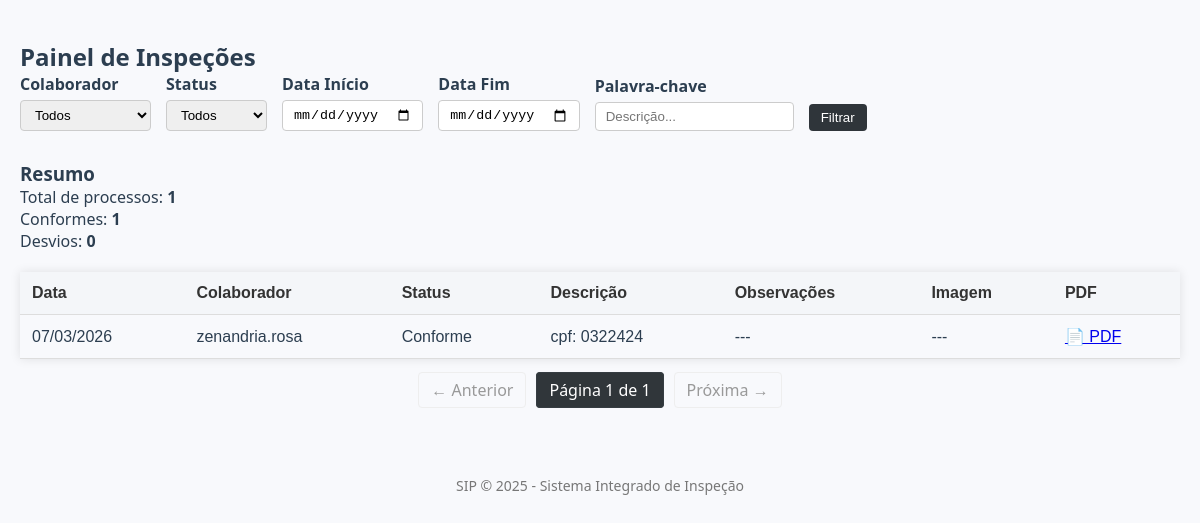
/painel, run on an earlier commit of the app's database.
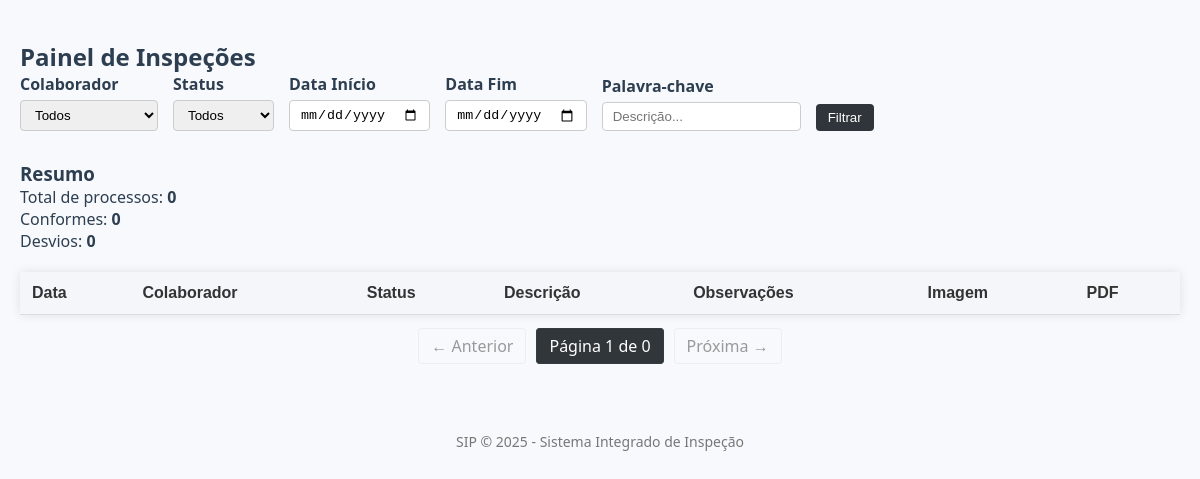
And on a later commit of the database.
### app/models.py (models this page shows)
class Processo(db.Model):
    id = db.Column(db.Integer, primary_key=True)
    colaborador_id = db.Column(db.Integer, db.ForeignKey('colaborador.id'), nullable=False)
    data_analise = db.Column(db.DateTime, nullable=False)
    descricao = db.Column(db.Text, nullable=False)
    status = db.Column(db.String(20), nullable=False)
    observacoes = db.Column(db.Text)
    imagem = db.Column(db.String(200))
    detalhes = db.relationship('DetalhesProcesso', backref='processo', uselist=False)
    imagens = db.relationship(
    'ImagemProcesso',
    backref='processo',
    lazy=True,
    cascade="all, delete-orphan"
)

class Colaborador(db.Model):
    id = db.Column(db.Integer, primary_key=True)
    nome = db.Column(db.String(100), nullable=False)
    email = db.Column(db.String(120), nullable=False, unique=True)
    processos = db.relationship('Processo', backref='colaborador', lazy=True)

### app/routes.py (the view)
@app.route('/painel', methods=['GET'])
def painel():
    colaboradores = Colaborador.query.all()
    colaborador_id = request.args.get('colaborador', type=int)
    data_inicio = request.args.get('data_inicio')
    data_fim = request.args.get('data_fim')
    status = request.args.get('status')
    palavra = request.args.get('palavra')
    page = request.args.get('page', 1, type=int)
    query = Processo.query
    if colaborador_id:
        query = query.filter_by(colaborador_id=colaborador_id)
    if status:
        query = query.filter_by(status=status)
    if palavra:
        query = query.filter(Processo.descricao.ilike(f"%{palavra}%"))
    if data_inicio:
        query = query.filter(Processo.data_analise >= data_inicio)
    if data_fim:
        query = query.filter(Processo.data_analise <= data_fim)
    total = query.count()
    conformes = query.filter_by(status='Conforme').count()
    desvios = query.filter_by(status='Desvio').count()
    processos = query.order_by(Processo.data_analise.desc()).paginate(page=page, per_page=10)
    return render_template('painel.html',
                           colaboradores=colaboradores,
                           colaborador_id=colaborador_id,
                           total=total,
                           conformes=conformes,
                           desvios=desvios,
                           processos=processos)

### app/templates/painel.html (shortened to what this page needs)
{% extends 'base.html' %}
{% block content %}
<link rel="stylesheet" href="{{ url_for('static', filename='css/painel_estilo.css') }}">
<h2>Painel de Inspeções</h2>
<form method="get" class="filtros">
    <div>
        <label for="colaborador">Colaborador</label>
        <select name="colaborador">
            <option value="">Todos</option>
        </select>
    </div>
    <div>
        <label for="status">Status</label>
        <select name="status">
            <option value="">Todos</option>
        </select>
    </div>
    <div>
        <label for="data_inicio">Data Início</label>
        <input type="date" name="data_inicio" value="{{ request.args.get('data_inicio', '') }}">
    </div>
    <div>
        <label for="data_fim">Data Fim</label>
        <input type="date" name="data_fim" value="{{ request.args.get('data_fim', '') }}">
    </div>
    <div>
        <label for="palavra">Palavra-chave</label>
        <input type="text" name="palavra" placeholder="Descrição..." value="{{ request.args.get('palavra', '') }}">
    </div>
    <div>
        <button type="submit">Filtrar</button>
    </div>
</form>
<h3>Resumo</h3>
<p>Total de processos: <strong>{{ total }}</strong></p>
<p>Conformes:  <strong>{{ conformes }}</strong></p>
<p>Desvios: <strong>{{ desvios }}</strong></p>
<table>
    <thead>
        <tr>
            <th>Data</th>
            <th>Colaborador</th>
            <th>Status</th>
            <th>Descrição</th>
            <th>Observações</th>
            <th>Imagem</th>
            <th>PDF</th>
        </tr>
    </thead>
    <tbody>
        {% for processo in processos %}
        <tr>
            <td>{{ processo.data_analise.strftime('%d/%m/%Y') }}</td>
            <td>{{ processo.colaborador.nome }}</td>
            <td>{{ processo.status }}</td>
            <td>{{ processo.descricao }}</td>
            <td>{{ processo.observacoes or '---' }}</td>
            <td>
                {% if processo.imagem %}
                    <a href="{{ url_for('static', filename='uploads/' ~ processo.imagem) }}" target="_blank">Ver</a>
                {% else %}
                    ---
                {% endif %}
            </td>
            <td>
                <a href="{{ url_for('gerar_pdf', id=processo.id) }}" target="_blank">📄 PDF</a>
            </td>
        </tr>
        {% endfor %}
    </tbody>
</table>
{% set query_params = request.args.to_dict() %}
<nav aria-label="Paginação">
  <ul class="pagination">
    {% if processos.has_prev %}
      {% set prev_args = query_params.copy() %}
      {% set _ = prev_args.update({'page': processos.prev_num}) %}
      <li><a href="{{ url_for('painel', **prev_args) }}">← Anterior</a></li>
    {% else %}
      <li class="disabled"><span>← Anterior</span></li>
    {% endif %}
    <li class="active">
      <span>Página {{ processos.page }} de {{ processos.pages }}</span>
    </li>
    {% if processos.has_next %}
      {% set next_args = query_params.copy() %}
      {% set _ = next_args.update({'page': processos.next_num}) %}
      <li><a href="{{ url_for('painel', **next_args) }}">Próxima →</a></li>
    {% else %}
      <li class="disabled"><span>Próxima →</span></li>
    {% endif %}
  </ul>
</nav>
{% endblock %}

What changed in the data, as far as the page shows it:
removed Processo: data_analise "07/03/2026", colaborador.nome "zenandria.rosa", status "Conforme", descricao "cpf: 0322424", observacoes "---"
Also different on the page:
{{ total }}: "1" → "0"
{{ conformes }}: "1" → "0"
{{ processos.pages }}: "1" → "0"
